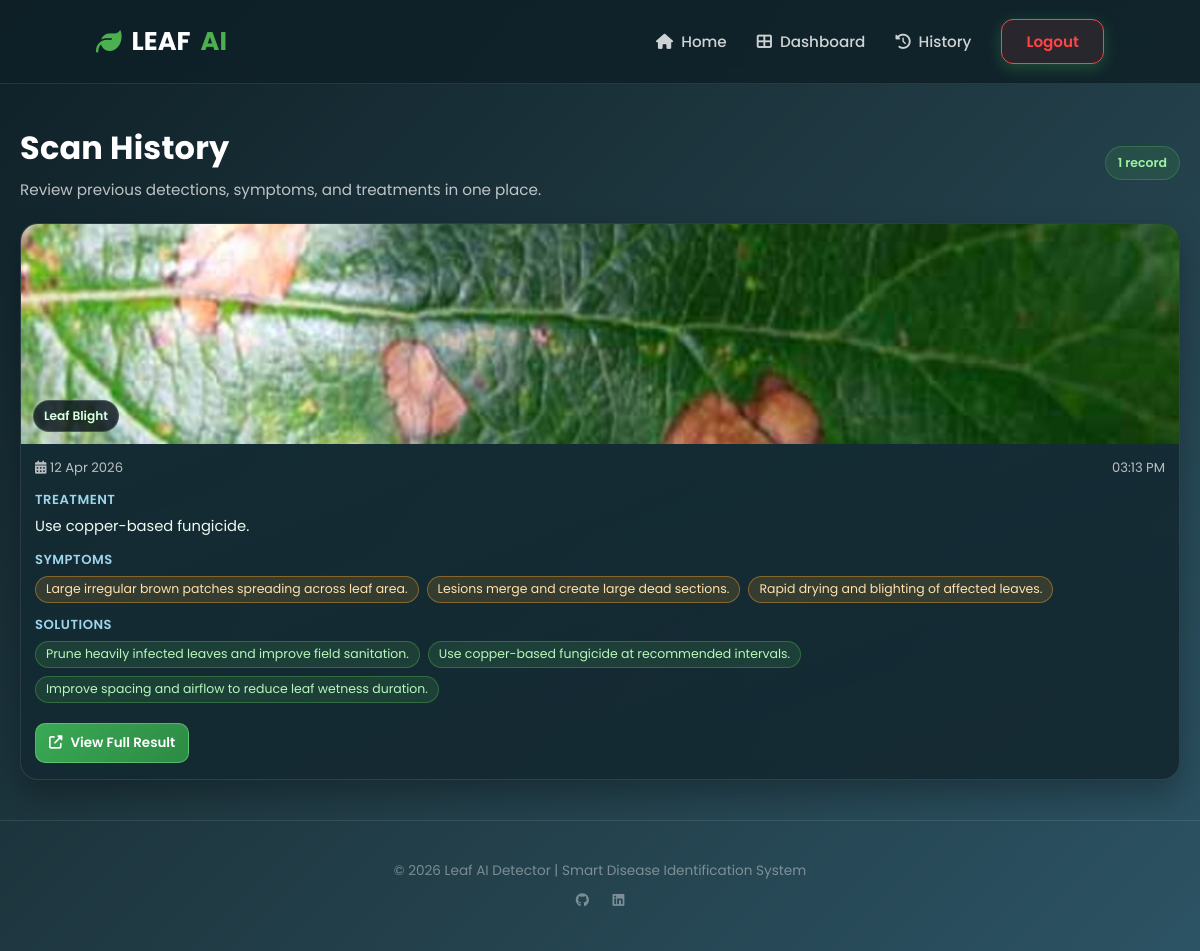
The app's page /history (signed in) with its own data.
### models.py (models this page shows)
class LeafScan(Base):
    __tablename__ = "leaf_scans"
    id = Column(Integer, primary_key=True, index=True)
    user_id = Column(Integer, ForeignKey("users.id"), nullable=False)
    image_path = Column(String, nullable=False)
    disease_result = Column(String, nullable=True)
    treatment = Column(String, nullable=True)
    date = Column(DateTime, default=datetime.utcnow)
    user = relationship("User", back_populates="scans")

### main.py (the view)
@app.get("/history")
def history_page(request: Request, db: Session = Depends(get_db)):
    redirect_response = login_required(request)
    if redirect_response:
        return redirect_response
    scans = (
        db.query(LeafScan)
        .filter(LeafScan.user_id == request.session["user_id"])
        .order_by(LeafScan.date.desc())
        .all()
    )
    guidance_by_scan_id = {
        scan.id: get_guidance_for_disease(scan.disease_result) for scan in scans
    }
    return templates.TemplateResponse(
        request,
        "history.html",
        {
            "scans": scans,
            "guidance_by_scan_id": guidance_by_scan_id,
            "is_logged_in": True,
        },
    )

### templates/history.html (shortened to what this page needs)
{% extends "base.html" %}
{% block content %}
<section>
    <div class="history-header">
        <div>
            <h2 class="history-title">Scan History</h2>
            <p class="history-subtitle">Review previous detections, symptoms, and treatments in one place.</p>
        </div>
        <span class="history-chip">{{ scans|length }} record{% if scans|length != 1 %}s{% endif %}</span>
    </div>
    {% if scans %}
        <div class="history-grid">
            {% for scan in scans %}
                {% set guidance = guidance_by_scan_id.get(scan.id, {"symptoms": [], "solutions": []}) %}
                <article class="scan-card">
                    <div class="scan-image-wrap">
                        <img src="{{ url_for('static', path=scan.image_path) }}" alt="Uploaded leaf image for {{ scan.disease_result or 'pending diagnosis' }}">
                        <span class="disease-badge">{{ scan.disease_result or "Pending" }}</span>
                    </div>
                    <div class="scan-content">
                        <div class="scan-meta">
                            <span><i class="fas fa-calendar-alt"></i> {{ scan.date.strftime("%d %b %Y") }}</span>
                            <span>{{ scan.date.strftime("%I:%M %p") }}</span>
                        </div>
                        <div>
                            <p class="scan-section-title">Treatment</p>
                            <p class="scan-treatment">{{ scan.treatment or "No treatment available yet." }}</p>
                        </div>
                        {% if guidance.symptoms %}
                            <div>
                                <p class="scan-section-title">Symptoms</p>
                                <div class="tag-list">
                                    {% for symptom in guidance.symptoms %}
                                        <span class="tag tag-symptom">{{ symptom }}</span>
                                    {% endfor %}
                                </div>
                            </div>
                        {% endif %}
                        {% if guidance.solutions %}
                            <div>
                                <p class="scan-section-title">Solutions</p>
                                <div class="tag-list">
                                    {% for solution in guidance.solutions %}
                                        <span class="tag tag-solution">{{ solution }}</span>
                                    {% endfor %}
                                </div>
                            </div>
                        {% endif %}
                        <div class="scan-actions">
                            <a class="scan-link" href="/result/{{ scan.id }}">
                                <i class="fas fa-up-right-from-square"></i>
                                View Full Result
                            </a>
                        </div>
                    </div>
                </article>
            {% endfor %}
        </div>
    {% else %}
        <div class="empty-state">
            <h3>No scans yet</h3>
            <p>Upload your first leaf image to start building your disease history.</p>
            <a href="/upload">Go to Upload</a>
        </div>
    {% endif %}
</section>
{% endblock %}

### templates/base.html (shortened to what this page needs)
<!DOCTYPE html>
<html lang="en">
<head>
    <link rel="stylesheet" href="https://cdnjs.cloudflare.com/ajax/libs/font-awesome/6.4.0/css/all.min.css">
</head>
<body>
    <div class="leaves-container">
        <span></span><span></span><span></span><span></span><span></span>
    </div>
    <nav class="navbar">
        <a href="/" class="logo">
            <i class="fas fa-leaf" style="color: var(--primary-green);"></i>
            LEAF<span>AI</span>
        </a>
        <div class="nav-links">
            <a href="/"><i class="fas fa-home"></i> <span>Home</span></a>
            {% if is_logged_in %}
                <a href="/dashboard"><i class="fas fa-th-large"></i> <span>Dashboard</span></a>
                <a href="/history"><i class="fas fa-history"></i> <span>History</span></a>
                <a href="/logout" class="btn-auth btn-logout">Logout</a>
            {% else %}
                <a href="/login"><i class="fas fa-sign-in-alt"></i> <span>Login</span></a>
                <a href="/register" class="btn-auth">Register</a>
            {% endif %}
        </div>
    </nav>
    <div class="main-wrapper">
        {% block content %}
        {% endblock %}
    </div>
    <footer>
        <p>&copy; 2026 Leaf AI Detector | Smart Disease Identification System</p>
        <div style="margin-top: 10px;">
            <i class="fab fa-github" style="margin: 0 10px; cursor: pointer;"></i>
            <i class="fab fa-linkedin" style="margin: 0 10px; cursor: pointer;"></i>
        </div>
    </footer>
</body>
</html>

### templates/base.html (style rules this page uses)
:root { --primary-green: #4CAF50; --dark-green: #2E7D32; --accent-glow: rgba(76, 175, 80, 0.4); --glass-bg: rgba(255, 255, 255, 0.05); --glass-border: rgba(255, 255, 255, 0.1); --danger: #ff4444; }
* { margin: 0; padding: 0; box-sizing: border-box; }
body { font-family: 'Poppins', sans-serif; background: linear-gradient(135deg, #0f2027, #203a43, #2c5364); color: #ffffff; min-height: 100vh; display: flex; flex-direction: column; }
.leaves-container { position: fixed; top: 0; left: 0; width: 100%; height: 100%; z-index: -1; pointer-events: none; overflow: hidden; }
.leaves-container span { position: absolute; width: 30px; height: 30px; background: url("https://www.svgrepo.com/show/475670/leaf.svg") no-repeat center; background-size: contain; opacity: 0.1; filter: drop-shadow(0 0 5px var(--primary-green)); animation: float-fall 15s linear infinite; }
.leaves-container span:nth-child(1) { left: 5%; animation-delay: 0s; }
.leaves-container span:nth-child(2) { left: 25%; animation-delay: 4s; }
.leaves-container span:nth-child(3) { left: 45%; animation-delay: 8s; }
.leaves-container span:nth-child(4) { left: 70%; animation-delay: 2s; }
.leaves-container span:nth-child(5) { left: 85%; animation-delay: 6s; }
.navbar { display: flex; justify-content: space-between; align-items: center; padding: 1.2rem 8%; background: rgba(15, 32, 39, 0.85); backdrop-filter: blur(20px); border-bottom: 1px solid var(--glass-border); position: sticky; top: 0; z-index: 1000; }
.logo { font-size: 1.6rem; font-weight: 700; text-decoration: none; color: #fff; display: flex; align-items: center; gap: 10px; }
.logo span { color: var(--primary-green); }
.nav-links { display: flex; align-items: center; gap: 30px; }
.nav-links a { color: rgba(255,255,255,0.8); text-decoration: none; font-size: 0.95rem; font-weight: 500; transition: 0.3s; display: flex; align-items: center; gap: 8px; }
.btn-auth { padding: 10px 24px; background: var(--primary-green); color: white !important; border-radius: 12px; font-weight: 600 !important; transition: 0.3s; box-shadow: 0 4px 15px rgba(76, 175, 80, 0.3); }
.btn-logout { background: rgba(255, 68, 68, 0.1); border: 1px solid var(--danger); color: var(--danger) !important; }
.main-wrapper { flex: 1; max-width: 1200px; margin: 40px auto; padding: 0 20px; width: 100%; animation: pageFadeIn 0.6s ease-out; }
footer { text-align: center; padding: 40px 20px; font-size: 0.85rem; color: rgba(255,255,255,0.4); border-top: 1px solid var(--glass-border); margin-top: auto; }

### records on screen
LeafScan: image_path (picture), disease_result "Leaf Blight", date "12 Apr 2026", date "03:13 PM", treatment "Use copper-based fungicide.", symptoms "Large irregular brown patches spreading across leaf area." "Lesions merge and create large dead sections." "Rapid drying and blighting of affected leaves.", solutions "Prune heavily infected leaves and improve field sanitation." "Use copper-based fungicide at recommended intervals." "Improve spacing and airflow to reduce leaf wetness duration."

### other values on screen
{{ scans|length }} "1"
